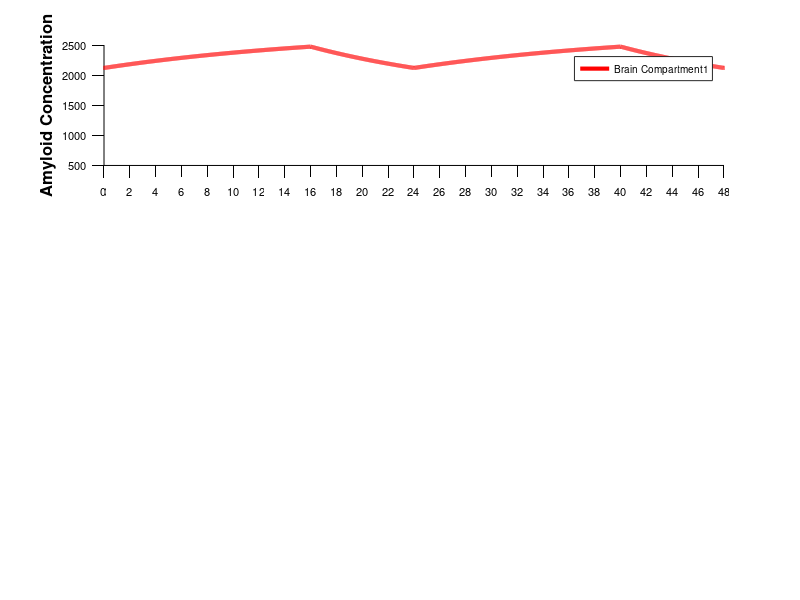

Reproduce this figure in MATLAB. (Note: this script raises an error after producing the figure.)
set(groot, ...
'DefaultFigureColor', 'w', ...
'DefaultAxesLineWidth', 0.5, ...
'DefaultAxesXColor', 'k', ...
'DefaultAxesYColor', 'k', ...
'DefaultAxesFontUnits', 'points', ...
'DefaultAxesFontSize', 8, ...
'DefaultAxesFontName', 'Helvetica', ...
'DefaultLineLineWidth', 1, ...
'DefaultTextFontUnits', 'Points', ...
'DefaultTextFontSize', 8, ...
'DefaultTextFontName', 'Helvetica', ...
'DefaultAxesBox', 'off', ...
'DefaultAxesTickLength', [0.02 0.025]);

set(groot, 'DefaultAxesTickDir', 'out');
set(groot, 'DefaultAxesTickDirMode', 'manual');

function dydt_n = model(t, y)
    r_bc = 0.038;
    r_bp = 0.014;
    r_cp = 0.00537;
    sigma_bc = 1.131;
    sigma_bp = 1.768;
    sigma_cp = 6.100;
    sigma_p = 4.253;
    A = 16.203*8.81;
    sigma_A = 0.772;
    r_p = 0.427/1.44;

    % Switch
    sw_cycle = (mod(t, 24) >= 8 && mod(t, 24) < 24);
    
    % ODE system
    dydt_n = zeros(3, 1);
    dydt_n(1) = A * sw_cycle + sigma_A * A * (1 - sw_cycle) - (r_bp * sw_cycle + sigma_bp * r_bp * (1 - sw_cycle) + r_bc * sw_cycle + sigma_bc * r_bc * (1 - sw_cycle)) * y(1);
    dydt_n(2) = (r_bc * sw_cycle + sigma_bc * r_bc * (1 - sw_cycle)) * y(1) - (r_cp * sw_cycle + sigma_cp * r_cp * (1 - sw_cycle)) * y(2);
    dydt_n(3) = (r_bp * sw_cycle + sigma_bp * r_bp * (1 - sw_cycle)) * y(1) + (r_cp * sw_cycle + sigma_cp * r_cp * (1 - sw_cycle)) * y(2) - (r_p * sw_cycle + sigma_p * r_p * (1 - sw_cycle)) * y(3);
end

% Defining Euler-Maruyama Method
function [t, w] = euler(F, endpoints, initial_conditions, ts)
    % Calculate number of steps and time vector
    total_time = endpoints(2) - endpoints(1);
    num_steps = floor(total_time / ts);
    
    % Initialize time vector
    t = linspace(endpoints(1), endpoints(2), num_steps + 1)';
    
    % Initialize solution matrix
    w = zeros(length(t), length(initial_conditions));
    w(1,:) = initial_conditions;
    
    % Euler iteration
    for k = 1:num_steps
        w(k+1,:) = w(k,:) + F(t(k), w(k,:))' * ts;
    end
end

% Main script
[t_100days_gwrmse1, sol_100days_gwrmse1] = euler(@(t,y) model(t,y), [0, 24*100], [800,600,20], 0.01);

% Parameters for clearance calculations
r_bc = 0.044;
r_bp = 0.020;
r_cp = 0.00593;
sigma_bc = 1.104;
sigma_bp = 2.412;
sigma_cp = 6.225;

V_brain = 280; % mL

analysis_idx = find(t_100days_gwrmse1 >= 2336 & t_100days_gwrmse1 <= 2384);
t_analysis = t_100days_gwrmse1(analysis_idx);
sol_analysis = sol_100days_gwrmse1(analysis_idx, :);

time_of_day = mod(t_analysis, 24);
wake_idx = (time_of_day >= 8) & (time_of_day < 24);
sleep_idx = (time_of_day >= 0) & (time_of_day < 8);

wake_brain_conc = mean(sol_analysis(wake_idx, 1));
sleep_brain_conc = mean(sol_analysis(sleep_idx, 1));
wake_csf_conc = mean(sol_analysis(wake_idx, 2));
sleep_csf_conc = mean(sol_analysis(sleep_idx, 2));

fprintf('\n=== CNS CLEARANCE ANALYSIS ===\n\n');

fprintf('STEADY-STATE BRAIN CONCENTRATIONS (t=2336 to t=2384):\n');
fprintf('  During wake:  %.2f pg/mL\n', wake_brain_conc);
fprintf('  During sleep: %.2f pg/mL\n\n', sleep_brain_conc);

fprintf('─────────────────────────────────────────────────────────────\n');
fprintf('FRACTIONAL CLEARANCE RATE CONSTANTS (h⁻¹):\n');
fprintf('─────────────────────────────────────────────────────────────\n\n');

fprintf('WAKE PERIOD (8:00 - 24:00):\n');
fprintf('  Brain to CSF efflux (r_bc):           %.4f h⁻¹\n', r_bc);
fprintf('  Blood-Brain Barrier (r_bp):           %.4f h⁻¹\n', r_bp);
fprintf('  Blood-CSF Barrier (r_cp):           %.4f h⁻¹\n', r_cp);
fprintf('  Total CNS clearance (r_bc + r_bp):    %.4f h⁻¹\n', r_bc + r_bp + r_cp);
fprintf('  Brain to CSF contribution:             %.2f%%\n', (r_bc / (r_bc + r_bp + r_cp)) * 100);
fprintf('  BBB contribution:                      %.2f%%\n\n', (r_bp / (r_bc + r_bp + r_cp)) * 100);
fprintf('  Blood to CSF contribution:                      %.2f%%\n\n', (r_cp / (r_bc + r_bp + r_cp)) * 100);

fprintf('SLEEP PERIOD (0:00 - 8:00):\n');
fprintf('  Brain to CSF efflux (r_bc × σ_bc):    %.4f h⁻¹\n', r_bc * sigma_bc);
fprintf('  Blood-Brain Barrier (r_bp × σ_bp):    %.4f h⁻¹\n', r_bp * sigma_bp);
fprintf('  Blood-CSF Barrier (r_cp × σ_cp):    %.4f h⁻¹\n', r_cp * sigma_cp);
fprintf('  Total CNS clearance:                   %.4f h⁻¹\n', r_bc * sigma_bc + r_bp * sigma_bp + r_cp * sigma_cp);
fprintf('  Brain to CSF contribution:             %.2f%%\n', (r_bc * sigma_bc / (r_bc * sigma_bc + r_bp * sigma_bp + r_cp * sigma_cp)) * 100);
fprintf('  BBB contribution:                      %.2f%%\n\n', (r_bp * sigma_bp / (r_bc * sigma_bc + r_bp * sigma_bp + r_cp * sigma_cp)) * 100);
fprintf('  Blood to CSF contribution:                      %.2f%%\n\n', (r_cp * sigma_cp / (r_bc * sigma_bc + r_bp * sigma_bp + r_cp * sigma_cp)) * 100);

fprintf('─────────────────────────────────────────────────────────────\n');
fprintf('ACTUAL FLUX CONTRIBUTIONS (rate × concentration):\n');
fprintf('─────────────────────────────────────────────────────────────\n\n');

flux_bc_wake = r_bc * wake_brain_conc;
flux_bp_wake = r_bp * wake_brain_conc;
flux_cp_wake = r_cp * wake_brain_conc;
flux_total_wake = flux_bc_wake + flux_bp_wake + flux_cp_wake;

fprintf('WAKE PERIOD:\n');
fprintf('  Brain to CSF flux (r_bc × [Aβ]_brain):      %.2f pg/mL/h\n', flux_bc_wake);
fprintf('  BBB flux (r_bp × [Aβ]_brain):               %.2f pg/mL/h\n', flux_bp_wake);
fprintf('  CSF to Blood flux (r_cp × [Aβ]_CSF):               %.2f pg/mL/h\n', flux_cp_wake);
fprintf('  Total CNS clearance flux:                   %.2f pg/mL/h\n', flux_total_wake);
fprintf('  Brain to CSF flux contribution:             %.2f%%\n', (flux_bc_wake / flux_total_wake) * 100);
fprintf('  BBB flux contribution:                      %.2f%%\n\n', (flux_bp_wake / flux_total_wake) * 100);
fprintf('  Blood-CSF flux contribution:                      %.2f%%\n\n', (flux_cp_wake / flux_total_wake) * 100);

% Calculate fluxes during sleep
flux_bc_sleep = r_bc * sigma_bc * sleep_brain_conc;
flux_bp_sleep = r_bp * sigma_bp * sleep_brain_conc;
flux_cp_sleep = r_cp * sigma_cp * sleep_csf_conc;
flux_total_sleep = flux_bc_sleep + flux_bp_sleep + flux_cp_sleep;

fprintf('SLEEP PERIOD:\n');
fprintf('  Brain to CSF flux (r_bc × σ_bc × [Aβ]_brain):   %.2f pg/mL/h\n', flux_bc_sleep);
fprintf('  BBB flux (r_bp × σ_bp × [Aβ]_brain):            %.2f pg/mL/h\n', flux_bp_sleep);
fprintf('  Blood CSF flux (r_cp × σ_cp × [Aβ]_CSF):            %.2f pg/mL/h\n', flux_cp_sleep);
fprintf('  Total CNS clearance flux:                       %.2f pg/mL/h\n', flux_total_sleep);
fprintf('  Brain to CSF flux contribution:                 %.2f%%\n', (flux_bc_sleep / flux_total_sleep) * 100);
fprintf('  BBB flux contribution:                          %.2f%%\n\n', (flux_bp_sleep / flux_total_sleep) * 100);
fprintf('  Blood CSF flux contribution:                          %.2f%%\n\n', (flux_cp_sleep / flux_total_sleep) * 100);

fprintf('─────────────────────────────────────────────────────────────\n');
fprintf('SLEEP vs WAKE COMPARISON:\n');
fprintf('─────────────────────────────────────────────────────────────\n\n');

fprintf('FLUX FOLD CHANGES (accounting for concentration):\n');
fprintf('  Brain to CSF flux increase:            %.2fx\n', flux_bc_sleep / flux_bc_wake);
fprintf('  BBB flux increase:                     %.2fx\n', flux_bp_sleep / flux_bp_wake);
fprintf('  Blood CSF flux increase:                     %.2fx\n', flux_cp_sleep / flux_cp_wake);
fprintf('  Total clearance flux increase:         %.2fx\n\n', flux_total_sleep / flux_total_wake);

% Plot comparison
figure;
subplot(3, 1, 1);
hold on;
plot(t_100days_gwrmse1, sol_100days_gwrmse1(:, 1), 'r', 'LineWidth', 3.0, 'DisplayName', 'Brain Compartment1');
legend('show');
ylabel('Amyloid Concentration', 'FontSize', 12, 'FontWeight','bold');
xlim([2336, 2384]);
xticks(2336:2:2384);
xticklabels(0:2:48);
xline(2352, 'k--', 'LineWidth', 2, 'HandleVisibility', 'off', 'Alpha', 0.5);
xline(2360, 'k--', 'LineWidth', 2, 'HandleVisibility', 'off', 'Alpha', 0.5);
xline(2376, 'k--', 'LineWidth', 2, 'HandleVisibility', 'off', 'Alpha', 0.5);
xline(2384, 'k--', 'LineWidth', 2, 'HandleVisibility', 'off', 'Alpha', 0.5);
hold off;

subplot(3, 1, 2);
hold on;
plot(t_100days_gwrmse1, sol_100days_gwrmse1(:, 2), 'r', 'LineWidth', 3.0, 'DisplayName', 'CSF Compartment1');
legend('show');
ylabel('Amyloid Concentration', 'FontSize', 12, 'FontWeight','bold');
xlim([2336, 2384]);
xticks(2336:2:2384);
xticklabels(0:2:48);
xline(2352, 'k--', 'LineWidth', 2, 'HandleVisibility', 'off', 'Alpha', 0.5);
xline(2360, 'k--', 'LineWidth', 2, 'HandleVisibility', 'off', 'Alpha', 0.5);
xline(2376, 'k--', 'LineWidth', 2, 'HandleVisibility', 'off', 'Alpha', 0.5);
xline(2384, 'k--', 'LineWidth', 2, 'HandleVisibility', 'off', 'Alpha', 0.5);
hold off;

subplot(3, 1, 3);
hold on;
plot(t_100days_gwrmse1, sol_100days_gwrmse1(:, 3), 'r', 'LineWidth', 3.0, 'DisplayName', 'Plasma Compartment1');
legend('show');
xlabel('Time (hr)', 'FontSize', 12, 'FontWeight','bold');
ylabel('Amyloid Concentration', 'FontSize', 12, 'FontWeight','bold');
xlim([2336, 2384]);
xticks(2336:2:2384);
xticklabels(0:2:48);
xline(2352, 'k--', 'LineWidth', 2, 'HandleVisibility', 'off', 'Alpha', 0.5);
xline(2360, 'k--', 'LineWidth', 2, 'HandleVisibility', 'off', 'Alpha', 0.5);
xline(2376, 'k--', 'LineWidth', 2, 'HandleVisibility', 'off', 'Alpha', 0.5);
xline(2384, 'k--', 'LineWidth', 2, 'HandleVisibility', 'off', 'Alpha', 0.5);
hold off;

fprintf('═════════════════════════════════════════════════════════════\n');
fprintf('OSCILLATION AMPLITUDE CHANGES (WAKE → SLEEP):\n');
fprintf('═════════════════════════════════════════════════════════════\n\n');

t_wake_end = 2352;  % End of first wake period
t_sleep_end = 2360; % End of first sleep period

[~, idx_wake] = min(abs(t_100days_gwrmse1 - t_wake_end));
[~, idx_sleep] = min(abs(t_100days_gwrmse1 - t_sleep_end));

conc_wake = sol_100days_gwrmse1(idx_wake, :);
conc_sleep = sol_100days_gwrmse1(idx_sleep, :);

pct_change_brain = ((conc_sleep(1) - conc_wake(1)) / conc_wake(1)) * 100;
pct_change_csf = ((conc_sleep(2) - conc_wake(2)) / conc_wake(2)) * 100;
pct_change_plasma = ((conc_sleep(3) - conc_wake(3)) / conc_wake(3)) * 100;

fprintf('Time comparison: t=%.0f (end of wake) → t=%.0f (end of sleep)\n\n', t_wake_end, t_sleep_end);

fprintf('BRAIN COMPARTMENT:\n');
fprintf('  Concentration at t=%.0f:  %.2f pg/mL\n', t_wake_end, conc_wake(1));
fprintf('  Concentration at t=%.0f:  %.2f pg/mL\n', t_sleep_end, conc_sleep(1));
fprintf('  Change:                    %+.2f%%\n\n', pct_change_brain);

fprintf('CSF COMPARTMENT:\n');
fprintf('  Concentration at t=%.0f:  %.2f pg/mL\n', t_wake_end, conc_wake(2));
fprintf('  Concentration at t=%.0f:  %.2f pg/mL\n', t_sleep_end, conc_sleep(2));
fprintf('  Change:                    %+.2f%%\n\n', pct_change_csf);

fprintf('PLASMA COMPARTMENT:\n');
fprintf('  Concentration at t=%.0f:  %.2f pg/mL\n', t_wake_end, conc_wake(3));
fprintf('  Concentration at t=%.0f:  %.2f pg/mL\n', t_sleep_end, conc_sleep(3));
fprintf('  Change:                    %+.2f%%\n\n', pct_change_plasma);

fprintf('SUMMARY:\n');
if pct_change_brain < 0
    fprintf('  Brain:  %.2f%% DECREASE during sleep\n', abs(pct_change_brain));
else
    fprintf('  Brain:  %.2f%% INCREASE during sleep\n', pct_change_brain);
end

if pct_change_csf < 0
    fprintf('  CSF:    %.2f%% DECREASE during sleep\n', abs(pct_change_csf));
else
    fprintf('  CSF:    %.2f%% INCREASE during sleep\n', pct_change_csf);
end

if pct_change_plasma < 0
    fprintf('  Plasma: %.2f%% DECREASE during sleep\n\n', abs(pct_change_plasma));
else
    fprintf('  Plasma: %.2f%% INCREASE during sleep\n\n', pct_change_plasma);
end
